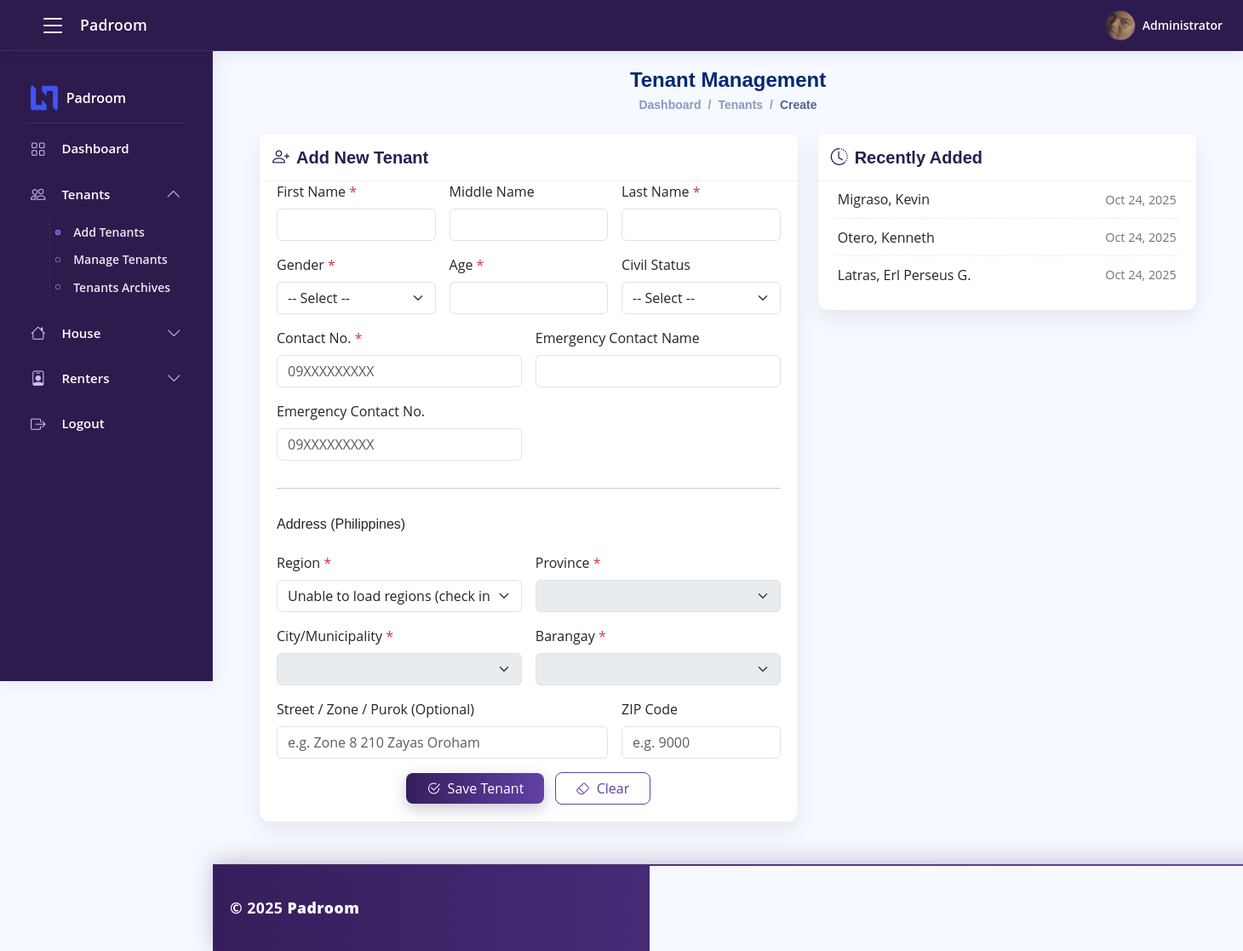
The page /admin/tenants_create.php (signed in) on the database as committed earlier.
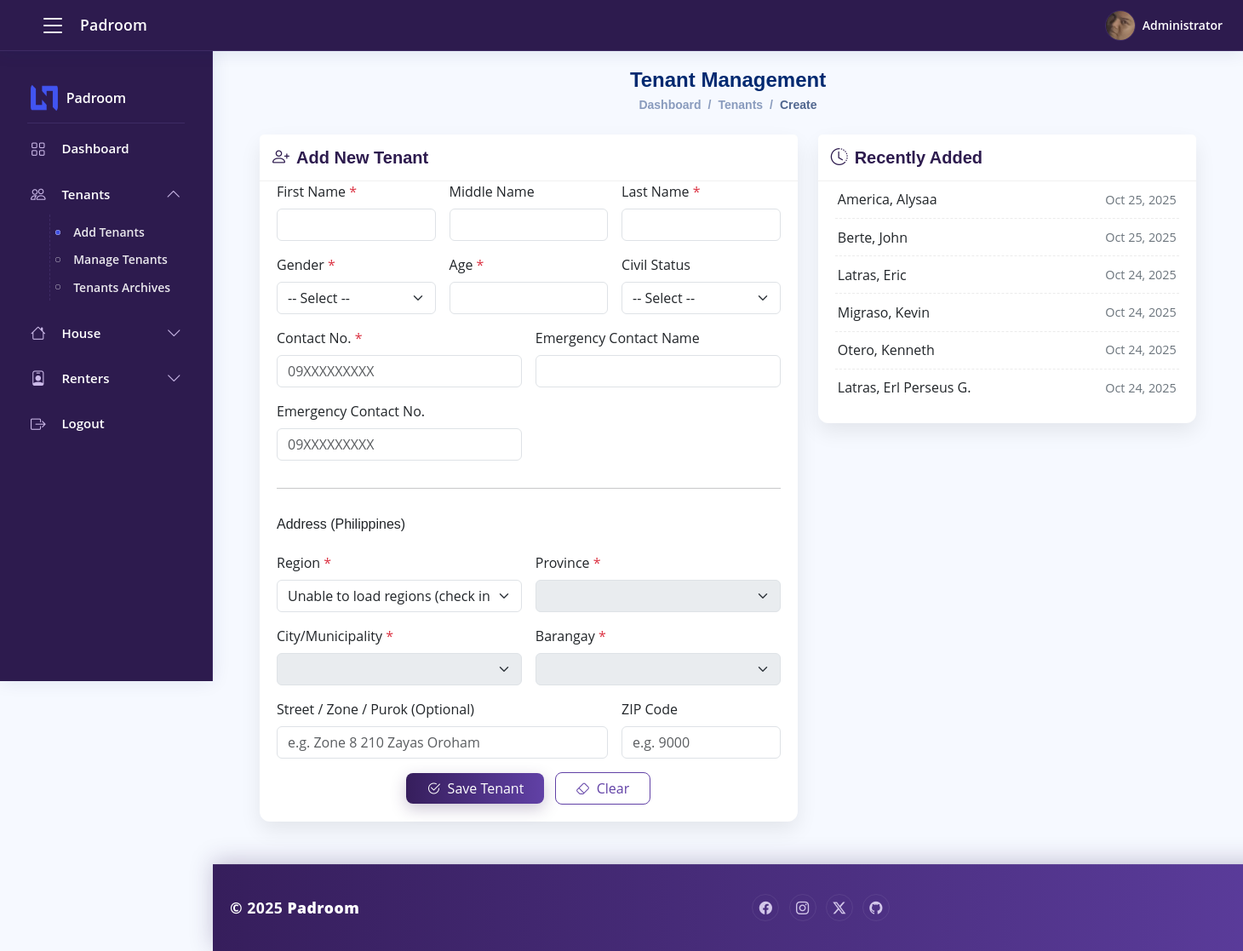
The same page on the database as committed later.
### tables this page shows
CREATE TABLE `tenants` (
  `id` bigint(20) UNSIGNED NOT NULL,
  `first_name` varchar(100) NOT NULL,
  `middle_name` varchar(100) DEFAULT NULL,
  `last_name` varchar(100) NOT NULL,
  `gender` varchar(20) NOT NULL,
  `age` int(11) NOT NULL,
  `civil_status` varchar(50) DEFAULT NULL,
  `contact_no` varchar(50) NOT NULL,
  `emergency_name` varchar(150) DEFAULT NULL,
  `emergency_contact` varchar(50) DEFAULT NULL,
  `address` text DEFAULT NULL,
  `is_archived` tinyint(1) NOT NULL DEFAULT 0,
  `archived_at` datetime DEFAULT NULL,
  `created_at` datetime NOT NULL DEFAULT current_timestamp()
);

### admin/tenants_create.php (the view, shortened to what the changed rows need)
<?php
require_once __DIR__ . '/../inclusions/connection.php';
$BASE = rtrim(dirname($_SERVER['SCRIPT_NAME']), '/');
$recent = [];
if ($res = $conn->query("SELECT id, first_name, middle_name, last_name, created_at FROM tenants ORDER BY created_at DESC LIMIT 10")) {
  while ($row = $res->fetch_assoc()) $recent[] = $row;
}
?>
<!DOCTYPE html>
<html lang="en">
<head>
  <link href="<?= $BASE ?>/../assets/vendor/bootstrap/css/bootstrap.min.css" rel="stylesheet">
  <link href="<?= $BASE ?>/../assets/vendor/bootstrap-icons/bootstrap-icons.css" rel="stylesheet">
  <link href="<?= $BASE ?>/../assets/css/style.css" rel="stylesheet">
</head>
<body class="d-flex flex-column min-vh-100">
  <main id="main" class="main flex-grow-1">
    <div class="pagetitle mb-4 text-center">
      <h1 class="h4 mb-1">Tenant Management</h1>
    </div>
    <div class="grid-wrap">
      <div class="row g-4">
        <div class="col-lg-7">
          <div class="card card-v">
            <div class="card-header d-flex align-items-center">
              <h2 class="h5 mb-0 title-v"><i class="bi bi-person-plus me-2"></i>Add New Tenant</h2>
            </div>
          </div>
        </div>
        <div class="col-lg-5">
          <div class="card card-v">
            <div class="card-header d-flex align-items-center justify-content-between">
              <h2 class="h5 mb-0 title-v"><i class="bi bi-clock-history me-2"></i>Recently Added</h2>
            </div>
            <div class="card-body">
              <?php if (empty($recent)): ?>
                <p class="text-muted mb-0">No tenants added yet.</p>
              <?php else: ?>
                <?php foreach ($recent as $t): ?>
                  <div class="recent-item">
                    <div class="recent-name">
                      <?= htmlspecialchars($t['last_name'] . ', ' . $t['first_name'] . ($t['middle_name'] ? ' ' . strtoupper(substr($t['middle_name'],0,1)).'.' : '')) ?>
                    </div>
                    <div class="recent-date">
                      <?= date('M d, Y', strtotime($t['created_at'])) ?>
                    </div>
                  </div>
                <?php endforeach; ?>
              <?php endif; ?>
            </div>
          </div>
        </div>
      </div>
    </div>
  </main>
</body>
</html>

Rows that differ between the two databases and show on the page:
added tenants: last_name+first_name+middle_name "America, Alysaa", created_at "Oct 25, 2025"
added tenants: last_name+first_name+middle_name "Berte, John", created_at "Oct 25, 2025"
added tenants: last_name+first_name+middle_name "Latras, Eric", created_at "Oct 24, 2025"
